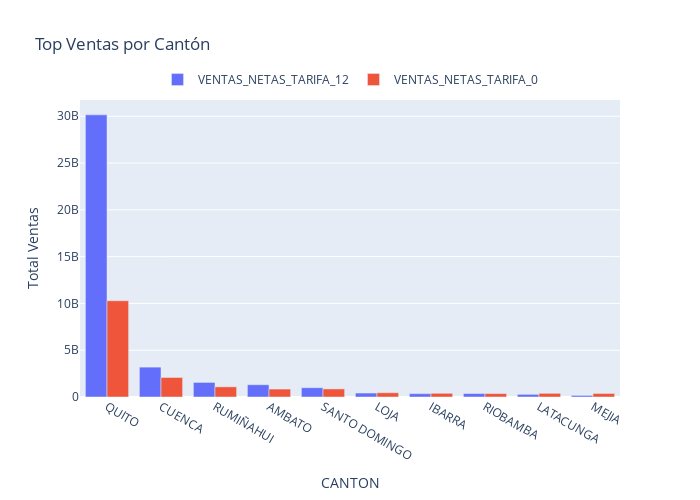

Notebook source saved alongside this figure:
### Code cell
graph_base('Sierra')

### Figure 1 — Plotly figure (JSON) as saved in the notebook; plotly's stock layout.template omitted (floating-point values rounded to 4 significant figures)
{"data": [{"alignmentgroup": "True", "hovertemplate": "variable=VENTAS_NETAS_TARIFA_12<br>CANTON=%{x}<br>value=%{y}<extra></extra>", "legendgroup": "VENTAS_NETAS_TARIFA_12", "marker": {"color": "#636efa", "pattern": {"shape": ""}}, "name": "VENTAS_NETAS_TARIFA_12", "offsetgroup": "VENTAS_NETAS_TARIFA_12", "orientation": "v", "showlegend": true, "textposition": "auto", "type": "bar", "x": ["QUITO", "CUENCA", "RUMIÑAHUI", "AMBATO", "SANTO DOMINGO", "LOJA", "IBARRA", "RIOBAMBA", "LATACUNGA", "MEJIA"], "xaxis": "x", "y": [30150000000.0, 3193000000.0, 1559000000.0, 1310000000.0, 990200000.0, 422200000.0, 358300000.0, 368900000.0, 282300000.0, 168800000.0], "yaxis": "y"}, {"alignmentgroup": "True", "hovertemplate": "variable=VENTAS_NETAS_TARIFA_0<br>CANTON=%{x}<br>value=%{y}<extra></extra>", "legendgroup": "VENTAS_NETAS_TARIFA_0", "marker": {"color": "#EF553B", "pattern": {"shape": ""}}, "name": "VENTAS_NETAS_TARIFA_0", "offsetgroup": "VENTAS_NETAS_TARIFA_0", "orientation": "v", "showlegend": true, "textposition": "auto", "type": "bar", "x": ["QUITO", "CUENCA", "RUMIÑAHUI", "AMBATO", "SANTO DOMINGO", "LOJA", "IBARRA", "RIOBAMBA", "LATACUNGA", "MEJIA"], "xaxis": "x", "y": [10290000000.0, 2085000000.0, 1087000000.0, 848900000.0, 862800000.0, 455200000.0, 396100000.0, 366600000.0, 392400000.0, 377500000.0], "yaxis": "y"}], "layout": {"barmode": "group", "height": 500, "legend": {"orientation": "h", "title": {"text": ""}, "tracegroupgap": 0, "x": 0.5, "xanchor": "center", "y": 1.02, "yanchor": "bottom"}, "title": {"text": "Top Ventas por Cantón"}, "width": 700, "xaxis": {"anchor": "y", "domain": [0, 1], "title": {"text": "CANTON"}}, "yaxis": {"anchor": "x", "domain": [0, 1], "title": {"text": "Total Ventas"}}}}
